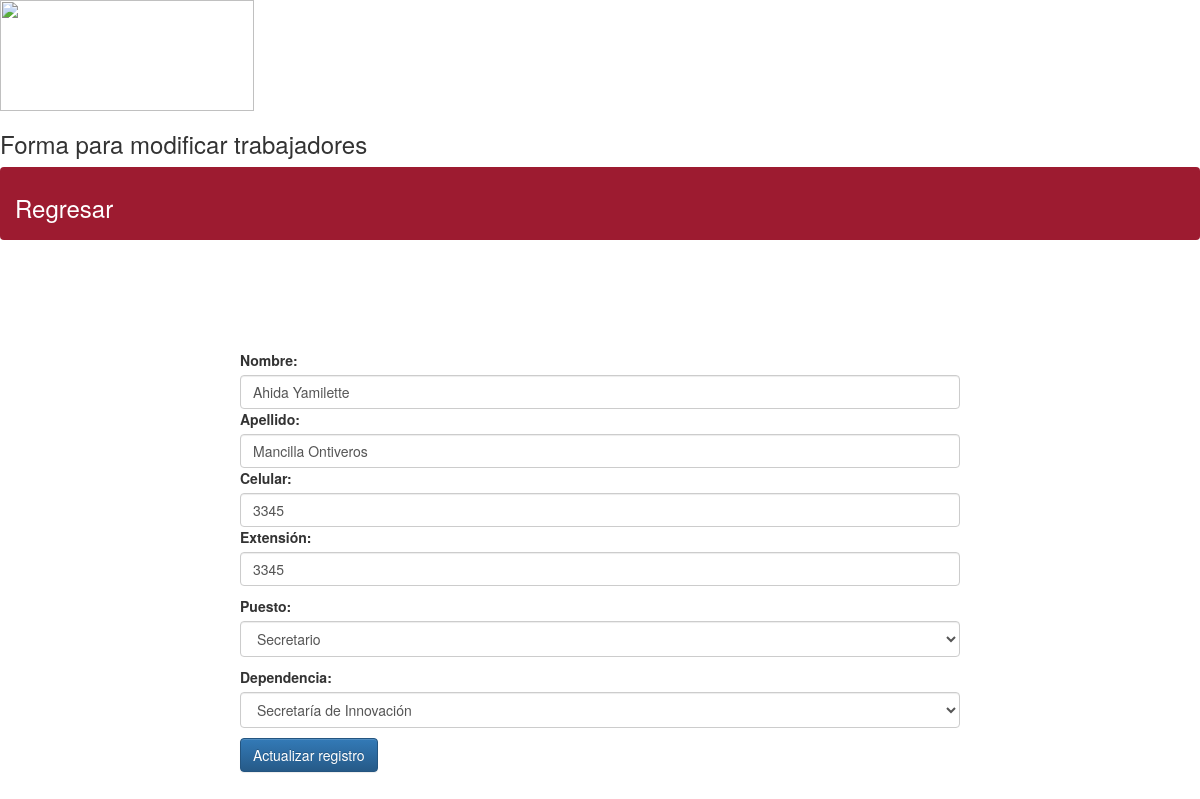
The page /Editartrabajadores.php?recordID=92 on the database its author committed.
### tables this page shows
CREATE TABLE IF NOT EXISTS `trabajadores` (
  `id_usuario` int(100) NOT NULL,
  `nombre` text NOT NULL,
  `apellidos` text NOT NULL,
  `cel` varchar(100) DEFAULT NULL,
  `extencion` varchar(100) NOT NULL,
  `puesto` text,
  `dependencia` text
);

### Editartrabajadores.php (the view, shortened to what this page needs)
<?php require_once('Connections/base.php'); ?>
<?php
$editFormAction = $_SERVER['PHP_SELF'];
if (isset($_SERVER['QUERY_STRING'])) {
  $editFormAction .= "?" . htmlentities($_SERVER['QUERY_STRING']);
}
$iidtrabaja_RsTrabajadores = "1";
if (isset($_GET["recordID"])) {
  $iidtrabaja_RsTrabajadores = (get_magic_quotes_gpc()) ? $_GET["recordID"] : addslashes($_GET["recordID"]);
}
$query_RsTrabajadores = sprintf("SELECT * FROM trabajadores WHERE trabajadores.id_usuario = %s", $iidtrabaja_RsTrabajadores);
$RsTrabajadores = mysql_query($query_RsTrabajadores, $base) or die(mysql_error());
$row_RsTrabajadores = mysql_fetch_assoc($RsTrabajadores);
?>
<head
<link rel="stylesheet" href="https://maxcdn.bootstrapcdn.com/bootstrap/3.3.7/css/bootstrap.min.css">
<link rel="stylesheet" href="https://maxcdn.bootstrapcdn.com/bootstrap/3.3.7/css/bootstrap-theme.min.css">
</head>
<p><img src="img/innovacion.jpg" width="254" height="111" /></p>
<h1 class="Estilo1"> Forma para modificar trabajadores </h1>
<ol class="breadcrumb"  style="background-color:#9d1b30; color:#FFFFFF ">
  <li><h3><a href="<?=$_SERVER["HTTP_REFERER"]?>" style="color:#FFFFFF">Regresar</a></h3></li>
</ol>
<p>&nbsp;</p>
<p>&nbsp;</p>
<p>&nbsp;</p>
<div class='center'>
<form method="post" name="form1" action="<?php echo $editFormAction; ?>">
	<div class='control-group' >
		<label>Nombre:</label>
    	<input class='form-control' onmouseover="this.style.backgroundColor='#FFFFC6';this.style.cursor='hand';" onmouseout="this.style.backgroundColor='#FFFFFF'"  type="text" name="nombre" value="<?php echo $row_RsTrabajadores['nombre']; ?>" size="32">
  		<label>Apellido:</label>
    	<input class='form-control' onmouseover="this.style.backgroundColor='#FFFFC6';this.style.cursor='hand';" onmouseout="this.style.backgroundColor='#FFFFFF'" type="text" name="apellidos" value="<?php echo $row_RsTrabajadores['apellidos']; ?>" size="32">
  		<label>Celular:</label>
    	<input class='form-control' onmouseover="this.style.backgroundColor='#FFFFC6';this.style.cursor='hand';" onmouseout="this.style.backgroundColor='#FFFFFF'" type="text" name="cel" value="<?php echo $row_RsTrabajadores['cel']; ?>" size="32">
  		<label>Extensión:</label>
    	<input class='form-control' onmouseover="this.style.backgroundColor='#FFFFC6';this.style.cursor='hand';" onmouseout="this.style.backgroundColor='#FFFFFF'" type="text" name="extencion" value="<?php echo $row_RsTrabajadores['extencion']; ?>" size="32">
		<label>Puesto:</label>
			<select size="1" class="form-control" onmouseover="this.style.backgroundColor='#FFFFC6';this.style.cursor='hand';" onmouseout="this.style.backgroundColor='#FFFFFF'" type="text" name="puesto" value="">
				<?php
					$puestos=array("Secretario","Secretario Técnico","Coordinador Administrativo","Subsecretario","Director","Jefe de Departamento","Analista de Sistemas","Auditor Interno","Auxiliar Administrativo ","Auxiliar Contable","Auxiliar de Dirección","Auxiliar servicios compartidos","Auxiliar del departamento","Programador","Programador de Sistemas Web","Analista A","Analista B","Asistente");
					$idPuesto=$row_RsTrabajadores['puesto'];
                    	 foreach ($puestos as $nombrePuesto ) {
						 if($nombrePuesto==$idPuesto)
						  {
						  echo "<option value='$nombrePuesto' selected>$idPuesto</option>";
						  }
						 else
						  {
						  echo "<option value='$nombrePuesto' value='$nombrePuesto'>$nombrePuesto</option>";
						  }
					     }
				?>
	  </select>
		<label>Dependencia:</label>
			<select size="1" class="form-control" onmouseover="this.style.backgroundColor='#FFFFC6';this.style.cursor='hand';" onmouseout="this.style.backgroundColor='#FFFFFF'" type="text" name="dependencia" value="">
				<?php
					$dependencias=array("Secretaría General de Gobierno","Secretaría de Administración y Finanzas","Secretaría de Innovación","Secretarí­a de Desarrollo Social","Secretaría de Desarrollo Sustentable","Secretaría de Desarrollo Económico","Secretaría de Obras Públicas","Secretaría de Educación Pública y Cultura","Secretaría de Salud","Secretaría de Agricultura y Ganadería","Secretaría de Pesca y Acuacultura","Secretaría de Turismo","Secretaría de Seguridad Pública","Secretaría de Transparencia y Rendición de Cuentas","Fiscalía General del Estado","Dirección de la Policía Ministerial","Oficina del Gobernador","Coordinación de Estrategia Digital","Coordinación de Comunicación Social");
					$iddependencia=$row_RsTrabajadores['dependencia'];
					foreach ($dependencias as $nombredependencia ) {
						if($nombredependencia==$iddependencia)
						{
						echo "<option value='$nombredependencia' selected>$iddependencia</option>";
						}
						else
						{
						echo "<option value='$nombredependencia' value='$nombredependencia'>$nombredependencia</option>";
						}
					}
				?>
	  </select>
		<input class="btn btn-primary"  type="submit" value="Actualizar registro">
</div>
</form>
</div>
<p>&nbsp;</p>

### Editartrabajadores.php (style rules this page uses)
.center { width:60%; margin:0 auto; }

### rows shown on the page
trabajadores: nombre "Ahida Yamilette", apellidos "Mancilla Ontiveros", cel "3345", extencion "3345", puesto "Secretario"

### other values the page prints
form field dependencia "Secretaría de Innovación"
